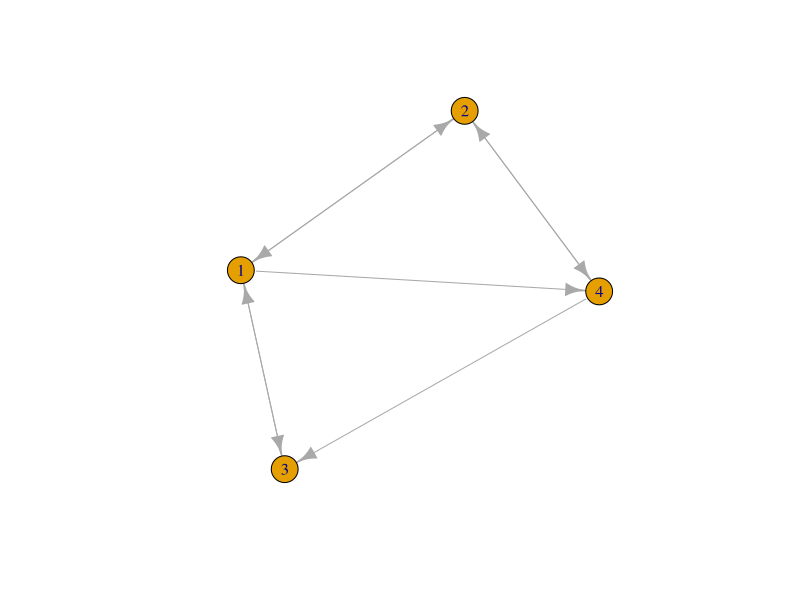
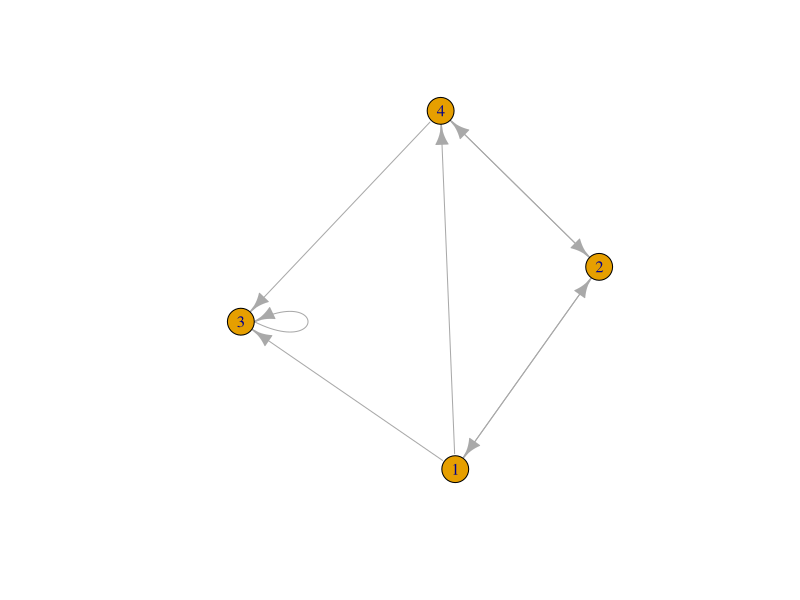

The R script that drew these images, in order:
# 1. Assume a tiny version of web with 4 web pages and edges between them and apply
# (a) Basic page rank algorithm
# (b) Telereporting on page rank algorithm

library(igraph)
web <- graph(edges=c(1,2, 2,1, 1,3, 3,1, 1,4, 4,2, 2,4, 4,3), n=4, directed=TRUE)
print(web)
plot(web)

#Page rank algo
mt <- stochastic_matrix(web)
mt <- t(as.matrix(mt))
v <- as.matrix(c(1/4, 1/4, 1/4, 1/4))
diff <- matrix(Inf, nrow=4, ncol=1)
while(abs(max(diff)) > 0.001){
  new_v <- mt %*% v
  diff <- new_v - v
  v <- new_v
}
print("Rank:")
print(v)

#Teleporting
web <- graph(edges=c(1,2, 2,1, 1,3, 1,4, 4,2, 2,4, 4,3, 3,3), n=4, directed=TRUE)
print(web)
plot(web)
mt <- stochastic_matrix(web)
mt <- t(as.matrix(mt))
v <- as.matrix(c(1/4, 1/4, 1/4, 1/4))
diff <- matrix(Inf, nrow=4, ncol=1)
while(abs(max(diff)) > 0.001){
  new_v <- mt %*% v
  diff <- new_v - v
  v <- new_v
}
print("Rank without teleporting:")
print(v)

beta <- 0.8
e <- c(1, 1, 1, 1)
mt <- beta*mt
t2 <- ((1-beta)*e)/4

diff <- matrix(Inf, nrow=4, ncol=1)
while(abs(max(diff)) > 0.001){
  new_v <- (mt %*% v) + t2
  diff <- new_v - v
  v <- new_v
}
print("Rank with teleporting:")
print(v)